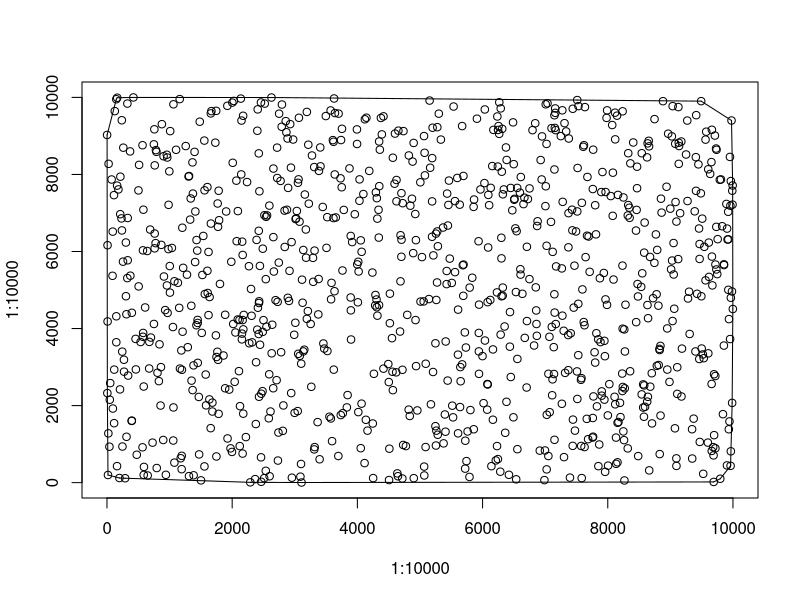

The R script that drew this image:
#! /usr/bin/env Rscript
png("convex.png", width=700, height=700)
plot(1:10000, 1:10000, type="n")
points(1639,4818)
points(6123,4742)
points(7620,8759)
points(9995,7714)
points(1974,890)
points(422,9999)
points(8235,2378)
points(9904,447)
points(4350,7696)
points(2908,4717)
points(6300,6356)
points(199,120)
points(2840,6118)
points(2443,5626)
points(2178,3979)
points(1768,7246)
points(1923,9782)
points(5529,1695)
points(338,2779)
points(4892,5957)
points(3783,7079)
points(9998,4507)
points(3917,6244)
points(9467,6194)
points(7301,662)
points(4704,7514)
points(856,2001)
points(963,8440)
points(7789,3384)
points(7850,428)
points(7575,952)
points(3193,4252)
points(9720,5662)
points(7509,2887)
points(7904,2369)
points(2795,9815)
points(6155,8218)
points(2301,5027)
points(7635,9748)
points(3894,6404)
points(2489,6073)
points(6385,8376)
points(5069,186)
points(114,1543)
points(2026,9909)
points(5163,8174)
points(6289,3842)
points(5247,3617)
points(7275,4334)
points(1010,9125)
points(2,9025)
points(9756,6320)
points(7766,1192)
points(3844,2273)
points(7010,7693)
points(9500,3481)
points(4289,4871)
points(2138,9969)
points(2659,8153)
points(9185,3479)
points(2592,2813)
points(7964,4757)
points(331,6870)
points(214,7942)
points(8171,1573)
points(5194,7301)
points(8134,488)
points(9718,2767)
points(4625,7856)
points(1006,4933)
points(6382,2098)
points(303,4839)
points(3264,2488)
points(5516,1998)
points(7373,6995)
points(2818,2004)
points(2598,166)
points(2108,2894)
points(6436,3529)
points(4319,6853)
points(4285,4599)
points(1622,4349)
points(7162,9599)
points(5144,4765)
points(5446,6674)
points(6290,9715)
points(8454,4166)
points(5635,7216)
points(9427,4902)
points(2658,6373)
points(2500,4218)
points(6750,7638)
points(7371,6108)
points(1764,3397)
points(4348,8856)
points(9462,3209)
points(3365,1571)
points(6074,1894)
points(2009,8303)
points(8283,4618)
points(9274,7310)
points(503,7586)
points(3700,9579)
points(7152,4414)
points(3618,6867)
points(4553,3750)
points(8451,6543)
points(7468,5632)
points(2866,9095)
points(2318,3642)
points(7897,7543)
points(3033,7052)
points(5273,5196)
points(5442,2649)
points(5940,3886)
points(5645,2999)
points(7584,118)
points(578,3886)
points(5944,4621)
points(2445,3579)
points(2750,9577)
points(2557,6937)
points(302,6233)
points(3177,6571)
points(6247,9156)
points(1351,2648)
points(8769,6444)
points(9407,8449)
points(2710,2659)
points(3496,9516)
points(2017,4119)
points(7004,7178)
points(6245,611)
points(4899,8818)
points(9735,5534)
points(9934,1385)
points(9282,4780)
points(6362,1294)
points(5284,1243)
points(9349,625)
points(5154,9918)
points(9175,8855)
points(4359,8643)
points(26,8276)
points(8203,1701)
points(8675,5859)
points(6089,6104)
points(3066,9471)
points(8320,6935)
points(8582,5970)
points(1888,4357)
points(7430,7085)
points(7616,4168)
points(6914,831)
points(757,9172)
points(4162,1350)
points(125,9644)
points(4338,7082)
points(582,7085)
points(2991,3838)
points(1953,2415)
points(5301,9578)
points(5674,9256)
points(7408,3877)
points(8235,5633)
points(1077,5227)
points(4054,6289)
points(1429,4085)
points(2515,6941)
points(7072,1828)
points(1577,2806)
points(2943,2324)
points(5426,5153)
points(239,6547)
points(6493,1696)
points(2511,116)
points(2289,8)
points(1003,5622)
points(4938,3025)
points(7154,9208)
points(9308,3859)
points(4144,9473)
points(3762,5507)
points(2125,1985)
points(8543,8551)
points(2856,9384)
points(9,6163)
points(5463,7841)
points(3254,4119)
points(2745,5712)
points(6267,9873)
points(3832,1953)
points(568,8759)
points(2927,9306)
points(7444,1636)
points(2145,8001)
points(996,8081)
points(6352,4053)
points(9926,5005)
points(5692,4849)
points(8327,8551)
points(8092,5272)
points(8850,7371)
points(1472,733)
points(868,6172)
points(899,1107)
points(8319,889)
points(677,3653)
points(9053,5403)
points(9606,3356)
points(573,3787)
points(6841,9329)
points(807,2852)
points(2949,6244)
points(690,6569)
points(2175,9523)
points(45,2152)
points(7686,1128)
points(910,5351)
points(8662,318)
points(7629,923)
points(1482,9369)
points(9656,8321)
points(1133,5188)
points(6303,4837)
points(9614,6231)
points(9684,921)
points(8195,2071)
points(4264,2825)
points(9659,2561)
points(2408,9689)
points(2889,4798)
points(674,2963)
points(5065,8996)
points(1412,7039)
points(2773,7832)
points(782,8632)
points(8109,2228)
points(1622,5988)
points(4689,5225)
points(7149,1112)
points(9525,229)
points(4703,5863)
points(5743,559)
points(2273,3618)
points(52,2584)
points(3181,5839)
points(7532,9774)
points(8534,5082)
points(1609,4923)
points(795,379)
points(4705,6306)
points(2167,754)
points(9389,7043)
points(311,4371)
points(3137,3406)
points(2425,8547)
points(4820,1895)
points(7758,1170)
points(3407,8701)
points(2067,7839)
points(94,1923)
points(7009,9821)
points(7884,3648)
points(610,4547)
points(5369,6622)
points(6850,5069)
points(6944,7870)
points(9097,6777)
points(9827,6656)
points(8119,8911)
points(6,2324)
points(3216,8772)
points(8784,3032)
points(4506,67)
points(2720,7908)
points(4648,166)
points(4935,6295)
points(2428,4663)
points(6537,86)
points(8157,1553)
points(8119,2033)
points(9906,6595)
points(2121,948)
points(5454,7208)
points(7037,9847)
points(6556,868)
points(4008,4681)
points(9855,3558)
points(4320,4334)
points(7141,2819)
points(8476,5156)
points(7771,2238)
points(4682,3922)
points(4115,507)
points(1467,2224)
points(6823,3560)
points(5685,5643)
points(9926,6316)
points(5209,2872)
points(6266,9054)
points(7148,9537)
points(9401,3405)
points(9533,3230)
points(4872,7369)
points(8860,7009)
points(8644,4268)
points(6798,9150)
points(6036,9687)
points(5835,5319)
points(8116,9604)
points(9562,8904)
points(5006,7797)
points(1431,6297)
points(506,5094)
points(4252,118)
points(4690,6422)
points(7476,1350)
points(5674,3070)
points(2072,6267)
points(7954,3282)
points(1514,3887)
points(5761,1328)
points(9062,4514)
points(587,2495)
points(4846,7189)
points(9134,8275)
points(6597,7528)
points(6081,4685)
points(6211,576)
points(9347,1386)
points(89,5369)
points(2040,2617)
points(5193,6382)
points(6283,284)
points(9605,8134)
points(2520,9839)
points(4736,9125)
points(2367,91)
points(4096,7491)
points(9719,891)
points(4519,4138)
points(2809,1344)
points(7874,5305)
points(1684,1846)
points(3116,5268)
points(2052,3898)
points(1636,2161)
points(1178,633)
points(7296,3942)
points(2155,3719)
points(2627,9997)
points(1557,421)
points(9037,9773)
points(161,428)
points(728,1038)
points(1062,1952)
points(397,4409)
points(7441,9705)
points(591,408)
points(2974,8907)
points(3193,9623)
points(7051,691)
points(5791,148)
points(8250,7403)
points(7026,1761)
points(1731,8825)
points(3051,7784)
points(6236,9505)
points(8745,5705)
points(2612,1846)
points(2310,4331)
points(6611,7934)
points(1583,2006)
points(5334,8905)
points(9966,4799)
points(3060,7873)
points(6449,7650)
points(5734,3507)
points(6038,3689)
points(1926,1147)
points(5596,7909)
points(2885,8933)
points(568,917)
points(5411,3664)
points(5074,8562)
points(1310,169)
points(5859,1385)
points(4136,1631)
points(8986,2615)
points(5434,7503)
points(9083,7284)
points(862,2998)
points(2488,3914)
points(2091,7049)
points(3291,5835)
points(9035,4195)
points(9749,5413)
points(9797,101)
points(9573,9110)
points(1861,3300)
points(7106,4043)
points(4068,5992)
points(4417,2959)
points(6636,4902)
points(1154,4537)
points(7493,6520)
points(1659,9585)
points(8551,5434)
points(8260,1103)
points(1450,3109)
points(3224,7241)
points(2460,9869)
points(7669,6410)
points(273,2880)
points(5857,7158)
points(1062,9821)
points(3767,1803)
points(6421,203)
points(4342,6361)
points(5092,3086)
points(8780,4890)
points(6324,7485)
points(212,6968)
points(9470,1056)
points(7761,7621)
points(9372,1661)
points(1197,2929)
points(6950,8988)
points(6166,3458)
points(6082,2547)
points(290,114)
points(9542,6121)
points(8025,2557)
points(877,9305)
points(5559,7308)
points(6674,3758)
points(8747,9436)
points(4724,7254)
points(2431,4708)
points(7529,3309)
points(7586,7264)
points(1904,7039)
points(1740,3823)
points(149,3644)
points(7102,9202)
points(537,3650)
points(2718,8696)
points(4775,949)
points(2390,6301)
points(1166,2961)
points(2157,3868)
points(8790,6041)
points(513,8248)
points(7595,5016)
points(5195,8424)
points(7818,3879)
points(1748,679)
points(8237,9639)
points(2160,6255)
points(2461,657)
points(6604,5540)
points(6708,6122)
points(2739,1300)
points(271,3190)
points(9924,7031)
points(1775,3188)
points(7799,7201)
points(8813,3053)
points(9096,630)
points(4346,4608)
points(587,201)
points(8965,9058)
points(5032,5855)
points(8132,1169)
points(1059,1093)
points(39,933)
points(9413,9539)
points(2631,3357)
points(2485,2374)
points(2117,4221)
points(5609,1280)
points(331,5772)
points(3893,4806)
points(3411,8211)
points(116,2934)
points(3899,3715)
points(1217,5576)
points(4033,7316)
points(9737,8640)
points(790,8587)
points(4376,9467)
points(9699,1232)
points(6544,6527)
points(2378,1521)
points(2089,4235)
points(9448,8262)
points(5694,7961)
points(7112,2268)
points(5175,2033)
points(2435,7563)
points(4620,2863)
points(8407,8830)
points(8238,3996)
points(3554,1711)
points(3397,606)
points(3275,8492)
points(3874,8157)
points(9944,1589)
points(8637,8807)
points(3136,6039)
points(5560,5464)
points(5609,4491)
points(9954,3727)
points(9562,5251)
points(244,3400)
points(4929,4220)
points(8829,3442)
points(7958,280)
points(9952,8455)
points(763,8236)
points(8542,2291)
points(3609,8891)
points(3447,7156)
points(7513,7040)
points(6374,8701)
points(3311,863)
points(8271,2448)
points(5262,1350)
points(4311,7384)
points(7068,3786)
points(2425,6537)
points(237,9407)
points(1539,6404)
points(7148,8129)
points(6475,7069)
points(8264,3977)
points(5067,416)
points(6487,9352)
points(8566,2550)
points(2782,3385)
points(92,6516)
points(2424,3858)
points(3739,8893)
points(7827,1980)
points(312,1190)
points(982,6062)
points(2791,9238)
points(5286,6136)
points(4882,8334)
points(9936,4245)
points(7665,1656)
points(7175,5613)
points(3507,6094)
points(968,4406)
points(7675,7935)
points(4718,107)
points(5943,2824)
points(1291,3516)
points(6668,7397)
points(3381,5286)
points(3750,7668)
points(183,7612)
points(5696,5661)
points(8939,7681)
points(22,1279)
points(8641,2228)
points(2939,8177)
points(9410,7575)
points(941,203)
points(5864,7349)
points(5794,5063)
points(7512,9931)
points(5255,6464)
points(5079,7976)
points(6867,3811)
points(9636,8014)
points(4837,1730)
points(1657,1414)
points(4797,4355)
points(7628,4085)
points(6231,949)
points(7988,4614)
points(7335,9117)
points(7937,5443)
points(9487,7510)
points(5966,7611)
points(9139,8738)
points(7580,2712)
points(3635,4969)
points(4567,2400)
points(6092,7469)
points(7694,6389)
points(3076,6774)
points(462,2939)
points(1338,7377)
points(6988,65)
points(6498,8267)
points(7572,2669)
points(149,4318)
points(9966,813)
points(1311,7959)
points(2268,5618)
points(2401,3972)
points(4015,1831)
points(6861,4118)
points(1208,3918)
points(6302,5822)
points(7274,9665)
points(3573,9662)
points(984,7211)
points(8082,8046)
points(8578,1710)
points(1194,696)
points(6524,6600)
points(2548,4048)
points(7266,5561)
points(8707,1537)
points(3080,3292)
points(1278,5398)
points(2585,1670)
points(4494,3078)
points(6451,2742)
points(2666,5480)
points(643,6013)
points(9977,9400)
points(3735,1754)
points(5640,1962)
points(7529,4642)
points(7147,4890)
points(8327,7205)
points(2003,9865)
points(5408,1322)
points(8148,9526)
points(1524,5390)
points(2238,7803)
points(9012,5537)
points(3519,6891)
points(7435,6549)
points(3896,4472)
points(3295,5213)
points(4120,9432)
points(1784,7577)
points(6321,4853)
points(9959,7188)
points(3090,155)
points(1347,4591)
points(702,3766)
points(2168,5910)
points(9110,2304)
points(7167,9151)
points(9984,4963)
points(9051,6220)
points(8357,2891)
points(3457,3612)
points(4035,7872)
points(4520,4905)
points(6510,7367)
points(8071,9283)
points(2465,2308)
points(6165,1633)
points(7761,1678)
points(1563,4895)
points(2731,573)
points(5377,1019)
points(3998,5665)
points(1997,797)
points(1604,5499)
points(3013,6841)
points(9734,6640)
points(7022,8793)
points(3696,691)
points(9993,7217)
points(9962,436)
points(5276,6521)
points(163,9992)
points(4594,7760)
points(1888,2449)
points(8163,7469)
points(5255,963)
points(9790,7861)
points(4958,1874)
points(112,7463)
points(9073,1410)
points(1805,5158)
points(3521,3416)
points(9914,6311)
points(4296,7536)
points(7440,955)
points(749,8782)
points(369,8598)
points(3576,1666)
points(476,724)
points(4391,9040)
points(9110,2996)
points(7370,2919)
points(8589,6751)
points(261,8695)
points(9711,9009)
points(9125,5803)
points(1258,8737)
points(3108,3)
points(9618,5341)
points(9599,1039)
points(9840,1777)
points(9028,5765)
points(7093,6768)
points(761,6082)
points(6077,2560)
points(325,5309)
points(4901,116)
points(904,8473)
points(9664,5868)
points(2177,1790)
points(10,4184)
points(5724,1088)
points(4511,881)
points(2537,307)
points(1193,349)
points(956,8512)
points(1408,5726)
points(3318,922)
points(9857,5647)
points(9730,8673)
points(8231,2831)
points(8830,741)
points(1449,4145)
points(6438,4428)
points(9856,5668)
points(2464,22)
points(9989,7578)
points(4240,5453)
points(8155,528)
points(6997,835)
points(1104,8640)
points(7280,7289)
points(397,1609)
points(9509,6853)
points(9690,707)
points(3959,6967)
points(750,4119)
points(232,6859)
points(3209,4453)
points(8468,7643)
points(3596,1077)
points(1668,9644)
points(7767,8643)
points(7990,9664)
points(6879,6785)
points(4417,9508)
points(3055,3344)
points(8809,4594)
points(3639,8000)
points(3587,5186)
points(1791,6812)
points(4190,8092)
points(6857,4470)
points(9078,8796)
points(8241,2484)
points(1384,190)
points(5427,5494)
points(5936,6266)
points(7711,5472)
points(5508,5184)
points(6506,7343)
points(3642,9594)
points(8654,8874)
points(1373,7503)
points(9492,9903)
points(2594,7191)
points(5806,1884)
points(8703,2840)
points(5722,363)
points(9692,18)
points(1604,7672)
points(1774,6641)
points(8595,1969)
points(1188,3432)
points(1555,8879)
points(8349,6874)
points(6607,5400)
points(8005,441)
points(6255,9256)
points(2149,9399)
points(2726,4693)
points(7319,2849)
points(9134,8823)
points(2998,1811)
points(650,185)
points(8048,7439)
points(4638,240)
points(9808,7871)
points(5398,1769)
points(247,937)
points(8630,2103)
points(3731,7899)
points(7864,990)
points(7169,4117)
points(1054,4039)
points(1037,6092)
points(7267,2047)
points(4822,8493)
points(9698,2813)
points(6654,7230)
points(9299,4956)
points(4067,2050)
points(6704,2469)
points(4020,5481)
points(8628,8444)
points(7368,3831)
points(3103,3088)
points(6340,7611)
points(8468,8201)
points(2954,128)
points(8486,689)
points(3022,6860)
points(3619,8848)
points(829,2635)
points(3125,4670)
points(1204,6617)
points(1745,9651)
points(4014,5733)
points(5059,4704)
points(8841,3550)
points(9661,823)
points(6533,4947)
points(1442,6023)
points(7120,5991)
points(8249,1330)
points(777,6217)
points(9495,4838)
points(2185,4354)
points(8950,4003)
points(7609,8718)
points(5214,5899)
points(575,6030)
points(9177,2236)
points(1366,8313)
points(6244,8205)
points(208,2420)
points(7377,8933)
points(4625,7303)
points(8266,56)
points(1502,59)
points(9251,8518)
points(3995,8791)
points(6141,427)
points(1448,4224)
points(5009,4700)
points(4502,2610)
points(1399,8586)
points(5999,3284)
points(4720,2929)
points(7024,344)
points(6709,4194)
points(7160,9714)
points(5607,3322)
points(1383,3044)
points(6724,7361)
points(6030,7776)
points(162,7710)
points(8999,7112)
points(3580,4759)
points(16,198)
points(7250,8995)
points(7052,2825)
points(7646,5854)
points(3009,4150)
points(2693,4737)
points(7456,4543)
points(7518,8168)
points(149,9953)
points(1304,7946)
points(2916,5498)
points(6105,7202)
points(7812,6445)
points(1986,5733)
points(1660,6725)
points(6173,9157)
points(8660,8730)
points(9966,7828)
points(9671,5120)
points(1750,3261)
points(8345,7136)
points(8882,9902)
points(4567,8434)
points(4306,4754)
points(1077,519)
points(2167,4220)
points(457,3731)
points(7118,2681)
points(74,7869)
points(7981,9468)
points(8724,4788)
points(326,9840)
points(4246,1535)
points(7946,3681)
points(8843,1741)
points(5650,2632)
points(3386,8092)
points(4310,4553)
points(958,5119)
points(9024,8989)
points(9156,6994)
points(839,3590)
points(7396,130)
points(5090,924)
points(5910,9447)
points(5476,5815)
points(7946,2154)
points(9663,9160)
points(7137,3517)
points(5247,1465)
points(3471,3480)
points(9097,434)
points(9270,9399)
points(6556,3211)
points(930,4479)
points(9467,5807)
points(8826,3472)
points(5717,3900)
points(8079,6926)
points(8461,7080)
points(7309,9331)
points(3161,7479)
points(3311,8191)
points(6553,7651)
points(762,6466)
points(3623,2933)
points(9458,6597)
points(3754,9185)
points(6314,9184)
points(1329,6828)
points(8951,2935)
points(1559,7588)
points(7903,2257)
points(7848,3720)
points(2402,9134)
points(1684,2077)
points(4732,978)
points(7514,2172)
points(3628,9972)
points(8483,4833)
points(5941,3407)
points(4561,2878)
points(2429,2229)
points(6872,6662)
points(256,5736)
points(7915,8063)
points(9987,2070)
points(3655,6883)
points(9895,7235)
points(8566,1949)
points(3993,9169)
points(6749,5283)
points(373,5372)
points(6323,5064)
points(2411,4540)
points(1368,2402)
points(3316,6023)
points(4601,9061)
points(5537,9763)
points(3376,4367)
points(8361,8288)
points(4655,9137)
points(4054,894)
points(2640,4099)
points(2894,7651)
points(2837,7061)
points(6130,7652)
points(7799,3116)
points(6307,8071)
points(1162,9956)
points(5277,9227)
points(6230,4938)
points(5261,4742)
points(6928,8374)
points(395,1602)
points(2656,2450)
points(1783,1786)
points(3047,1857)
points(9128,9749)
points(3152,3451)
points(3100,484)
points(2537,5282)
points(8001,1745)
points(8634,4610)
points(6016,2063)
points(2542,6900)
points(8274,3405)
points(8582,2524)
points(4925,6973)
points(7023,6148)
points(7965,7544)
points(5202,9213)
points(2219,1182)
points(2875,7083)
points(9519,3327)
points(8679,2491)
points(2382,3125)
segments(9995,7714,9998,4507)
segments(9995,7714,9977,9400)
segments(422,9999,2627,9997)
segments(422,9999,163,9992)
segments(199,120,290,114)
segments(199,120,16,198)
segments(9998,4507,9987,2070)
segments(2,9025,6,2324)
segments(2,9025,149,9953)
segments(2289,8,290,114)
segments(2289,8,3108,3)
segments(6,2324,16,198)
segments(2627,9997,7512,9931)
segments(9797,101,9962,436)
segments(9797,101,9692,18)
segments(7512,9931,9492,9903)
segments(9977,9400,9492,9903)
segments(9962,436,9987,2070)
segments(163,9992,149,9953)
segments(3108,3,9692,18)
dev.off()
